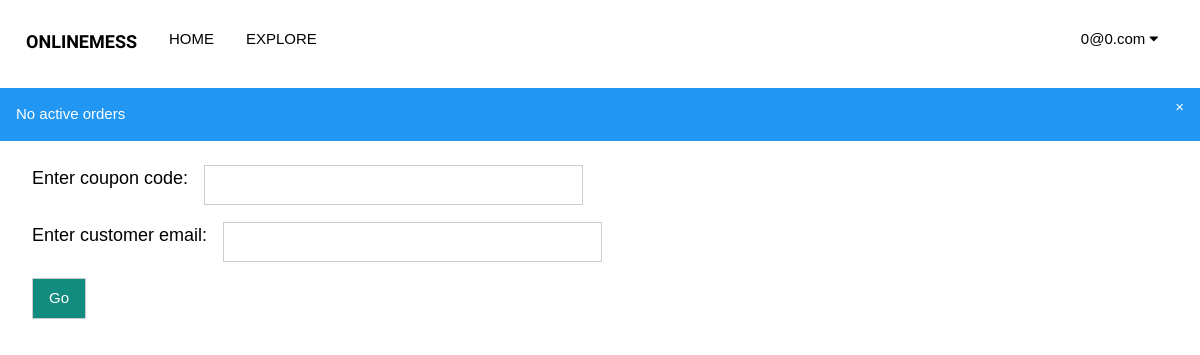
The app's page /user/orders (signed in), older data.
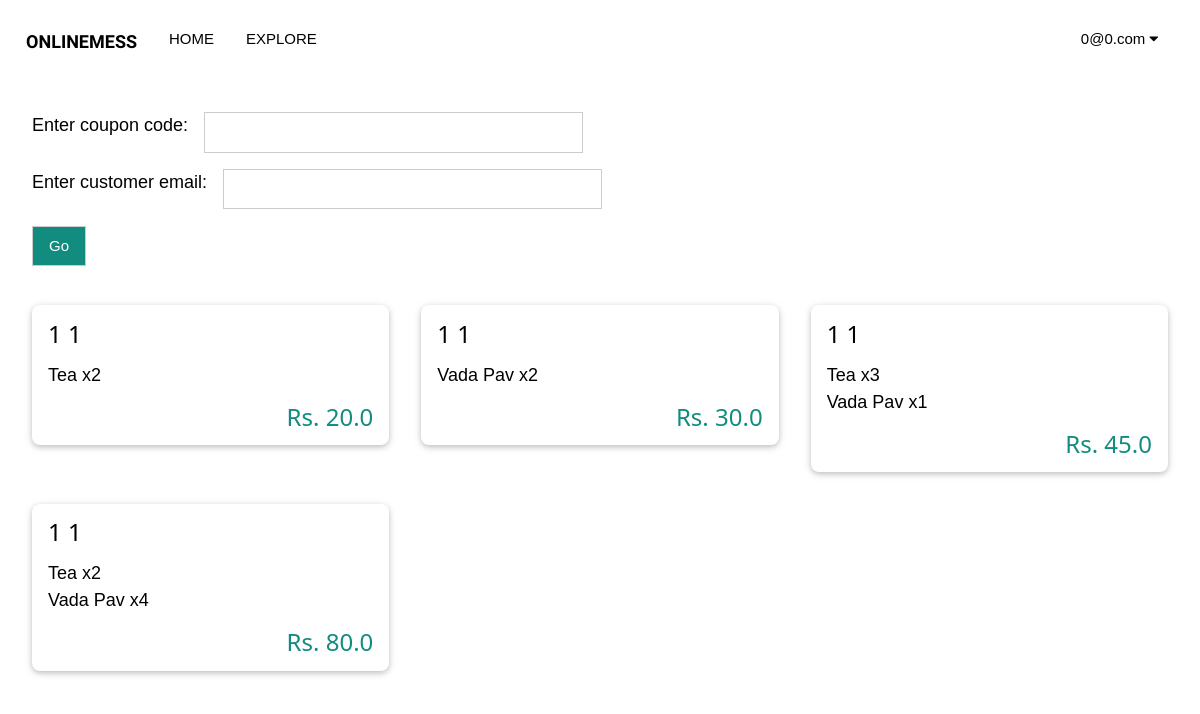
The same page, newer data.
### main.py (models this page shows)
class BillsDB(db.Model):
	id = db.Column(db.Integer, primary_key=True, unique=True)
	creator = db.Column(db.Integer, nullable=False)
	subscriber = db.Column(db.Integer, nullable=False)
	total_price = db.Column(db.Float, nullable=False)
	timestamp = db.Column(db.String, nullable=False)
	active = db.Column(db.Boolean, nullable=False)
	coupon = db.Column(db.String, nullable=False)

class OrdersDB(db.Model):
	id = db.Column(db.Integer, primary_key=True, unique=True)
	bill_id = db.Column(db.Integer, nullable=False)
	item = db.Column(db.String, nullable=False)
	quantity = db.Column(db.Integer, nullable=False)
	price = db.Column(db.Float, nullable=False)

### main.py (the view, shortened to what this page needs)
@app.route("/user/orders", methods=["POST", "GET"])
def orders():
	order_list = []
	if "user" in session:
		loggedIn = [session["username"], session["account_type"], session["user"]]
		currentUser = UsersDB.query.filter_by(email=session["user"]).first()
		if not currentUser:
			flash("Please login again!!", "error")
			return redirect(url_for("logout"))
		if currentUser.account_type == "Regular":
			flash("Permission denied (You don't have a business account)!!", "error")
			return redirect(url_for("subscriptions", logged_in=[session["username"], session["account_type"]]))
		currentRest = RestaurantsDB.query.filter_by(owner=currentUser.id).first()
		selected_list = []
		if currentRest:
			order_dict = {}
			currentBills = BillsDB.query.filter_by(creator=currentRest.id, active=0b1).all()
			if currentBills:
				order_list = []
				currentBills = BillsDB.query.filter_by(creator=currentRest.id, active=0b1).all()
				for bill in currentBills:
					if bill:
						order_user = UsersDB.query.filter_by(id=bill.subscriber).first()
						if order_user:
							end_date = datetime.strptime(bill.timestamp, '%Y-%m-%d %H:%M:%S.%f') +timedelta(days=1)
							bill_orders = OrdersDB.query.filter_by(bill_id=bill.id).all()
							items = []
							for order in bill_orders:
								items.append([order.item, order.quantity, order.price])
					order_list.append([bill.id,  f"{order_user.first_name} {order_user.last_name}", items, bill.total_price, bill.active])
			else:
				flash("No active orders")
		else:
			flash("Please fill in your restaurant details in 'Manage your business'", "error")
	else:
		loggedIn = None
	return render_template("orders.html", logged_in=loggedIn, selected_list=selected_list, order_list=order_list)

### templates/orders.html (shortened to what this page needs)
{% extends "base.html" %}
{% block content %}
	<form method="post">
		<div class="w3-container w3-margin-top w3-padding">
			<div class="w3-container w3-margin-bottom">
				<div class="w3-large w3-left w3-margin-right">Enter coupon code:</div>
				<input type="text" class="w3-input w3-third w3-border" name="text_coupon_code" value="" />
			</div>
			<div class="w3-container w3-margin-bottom">
				<div class="w3-large w3-left w3-margin-right">Enter customer email:</div>
				<input type="text" class="w3-input w3-third w3-border" name="text_customer_email" value="" pattern="[a-z0-9._%+-]+@[a-z0-9.-]+\.[a-z]{2,}$" />
			</div>
			<div class="w3-container">
				<input type="submit" class="w3-button w3-border w3-hover-acp-dark-green w3-acp-mid-green w3-mobile" name="button_submit" value="Go"/>
			</div>
		</div>
	</form>
	<div class="w3-container">
		{% for order in order_list %}
		<div class="w3-third">
			<div class="w3-card w3-round-large w3-margin w3-hover-shadow">
				<div class="w3-container">
					<h3>{{order[1]}}</h3>
					{% for item in order[2] %}
						<div class="w3-text-black w3-large">
							{{item[0]}} x{{item[1]}}
						</div>
					{% endfor %}
					<h3 class="w3-text-acp-mid-green w3-right">Rs. {{order[3]}}</h3>
				</div>
			</div>
		</div>
		{% endfor %}
	</div>
{% endblock %}

### templates/base.html (shortened to what this page needs)
<html>
<head>
	<link rel="stylesheet" href="{{ url_for('static', filename='style/base.css') }}">
	<link rel="stylesheet" href="{{ url_for('static', filename='style/w3css.css')}}">
    <link rel="stylesheet" href="https://cdnjs.cloudflare.com/ajax/libs/font-awesome/4.7.0/css/font-awesome.min.css">
</head>
<body>
<div class="w3-bar navbar w3-acp-dark-white"style="height: 11vh;display:block;justify-content:space-between;overflow: hidden;align-items: center;text-transform: uppercase;padding: 20px 10px !important;">
	<p class="w3-bar-item w3-large" style="margin: 0">
		<b style="font-family: 'Balsamiq Sans', serif;">OnlineMess</b>
	</p>
	<a href="/home" class="w3-bar-item w3-button w3-hide-small">Home</a>
	<a href="/search?text_query_name=" class="w3-bar-item w3-button w3-hide-small">Explore</a>
	{% if logged_in %}
		<div class="w3-dropdown-click w3-right w3-margin-right w3-hide-small">
			<button class="w3-button" onclick="displayUserSettings()">
				{{ logged_in[0] }} <i class="fa fa-caret-down"></i>
			</button>
		</div>
	{% endif %}
</div>
<main>
	{% with messages = get_flashed_messages(with_categories=True) %}
		{% if messages %}
			{% for category, msg in messages %}
				<div class="w3-container w3-display-container
					{% if category == 'error' %}
						w3-red
					{% elif category == 'success' %}
						w3-green
					{% else %}
						w3-blue
					{% endif %} ">
					<span class="w3-button w3-display-topright w3-hover-none" onclick="this.parentElement.style.display='none'">&times;</span>
					<p>{{ msg }}</p>
				</div>
			{% endfor %}
		{% endif %}
	{%endwith %}
	{% block content %}{% endblock %}
</main>
</body>
</html>

Row changes from the older to the newer data that the page shows:
added BillsDB: creator "1 1", total_price "20.0"
added OrdersDB: item "Tea", quantity "2", shown under "1 1"
added BillsDB: creator "1 1", total_price "30.0"
added OrdersDB: item "Vada Pav", bill "2", shown under "1 1"
added BillsDB: creator "1 1", total_price "45.0"
added OrdersDB: item "Tea", bill "3", shown under "1 1"
added OrdersDB: item "Vada Pav", quantity "1", shown under "1 1"
added BillsDB: creator "1 1", total_price "80.0"
added OrdersDB: item "Tea", quantity "2", shown under "1 1"
added OrdersDB: item "Vada Pav", bill "4", shown under "1 1"
Text that changed along with them:
list line gone: "× No active orders"
